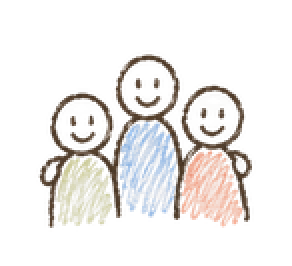
#> input picture images/frag_image_114_1-111.png, 146 x 133 px, given in place of render_desktop_full.png, which was not available (shown 2 times larger)
$ python verify_clean_hero.py
#> lines starting #> are read from the running program, lines starting #| are printed output that depends on the picture; after the words box and inside, x2 and y2 are one past the last pixel; in counts of white or black regions, pixels touching at a corner belong together; pictures that were not available may be replaced by others from this repository, and a replacement may not be noted
"""Проверка ЧИСТОЙ композиции героя (рамка 1:23 + фото 1:24 из сырых ассетов) против рендера."""
from PIL import Image, ImageDraw
import numpy as np

render = Image.open("/home/z/my-project/figma/render_desktop_full.png").convert("RGB")
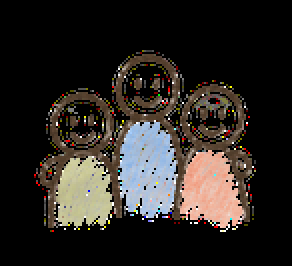
#> render: PIL image 146x133 RGB (shown 2 times larger); mean R, G, B 43.7, 39.2, 35.3

frag = Image.open("/home/z/my-project/public/images/frag_image_84_1-23.png").convert("RGBA")
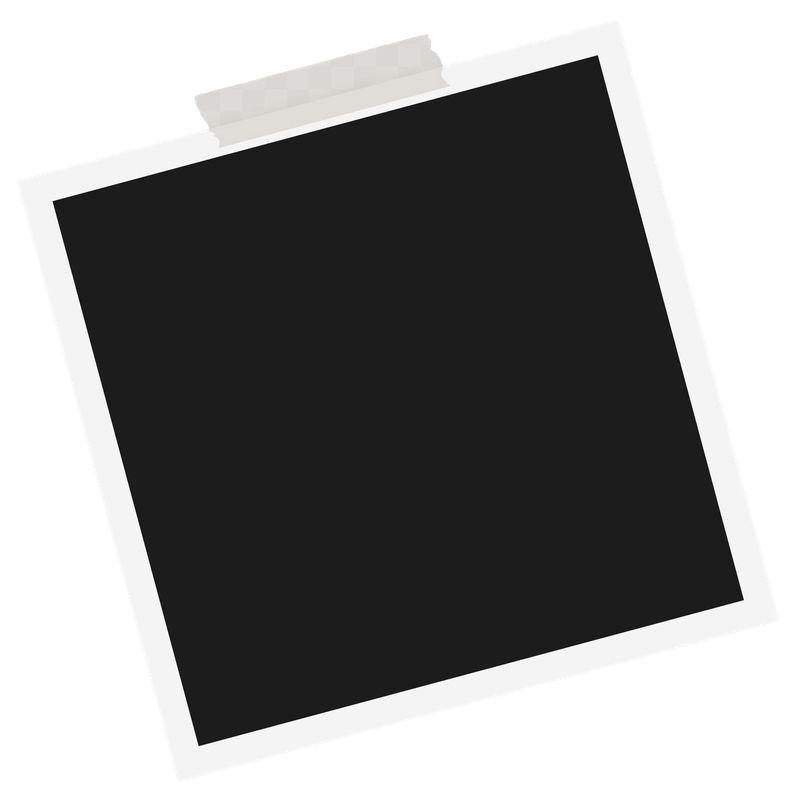
#> input picture images/frag_image_84_1-23.png, 800 x 800 px, found by its file name
#> frag is the input picture: PIL image 800x800 RGBA; mean R, G, B, A 44.7, 44.6, 44.5, 157.2
photo_raw = Image.open("/home/z/my-project/figma/img/общее_фото_1-24.png").convert("RGB")
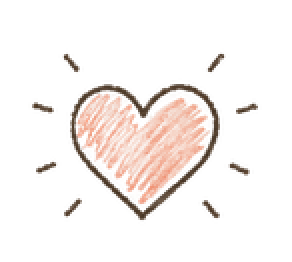
#> input picture images/frag_image_116_1-113.png, 146 x 131 px, given in place of общее_фото_1-24.png, which was not available (shown 2 times larger)
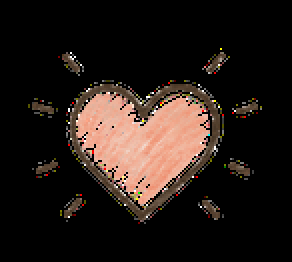
#> photo_raw: PIL image 146x131 RGB (shown 2 times larger); mean R, G, B 37.2, 27.9, 23.5

# --- узел 1:24: регион заливки из imageTransform [[0.6564,0,0.1746],[0,1.0,-0.0002]] ---
iw, ih = photo_raw.size  # 1280x853
#> iw = 146; ih = 131
x0 = int(round(0.1746 * iw)); x1 = int(round((0.1746 + 0.6564) * iw))
#> after `x0 = int(round(0.1746 * iw))`: x0 = 25
#> after `x1 = int(round((0.1746 + 0.6564) * iw))`: x1 = 121
y0 = int(round(0.0002 * ih)); y1 = ih  # v от -0.0002 до 0.9998 -> почти весь
#> after `y0 = int(round(0.0002 * ih))`: y0 = 0
#> after `y1 = ih`: y1 = 131
region = photo_raw.crop((x0, y0, x1, y1))
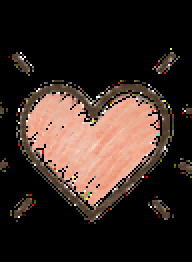
#> region: PIL image 96x131 RGB (shown 2 times larger); mean R, G, B 55.4, 41.6, 35
print("регион фото:", region.size)
#| регион фото: (96, 131)

# собственные размеры узлов (из AABB и угла)
import math
def node_size(bb_w, bb_h, rad):
    c, s = math.cos(rad), math.sin(rad)
    D = c*c - s*s
    w = (bb_w*c - bb_h*s)/D
    h = (bb_h*c - bb_w*s)/D
    return w, h

w23, h23 = node_size(566.1038, 566.4390, 0.09994815)
w24, h24 = node_size(425.1560, 429.8438, 0.15901378)
print(f"1:23 unrotated {w23:.2f}x{h23:.2f}; 1:24 unrotated {w24:.2f}x{h24:.2f}")

ang23 = math.degrees(0.09994815)   # css +5.727
ang24 = math.degrees(0.15901378)   # css -9.109 (figma rotation отрицательный)

frame = frag.resize((int(round(w23)), int(round(h23))), Image.LANCZOS)
frame = frame.rotate(-ang23, expand=True, resample=Image.BICUBIC)  # PIL: минус => css-направление
#> frame: PIL image 567x567 RGBA
photo = region.resize((int(round(w24)), int(round(h24))), Image.LANCZOS)
photo = photo.rotate(-(-ang24), expand=True, resample=Image.BICUBIC).convert("RGBA")
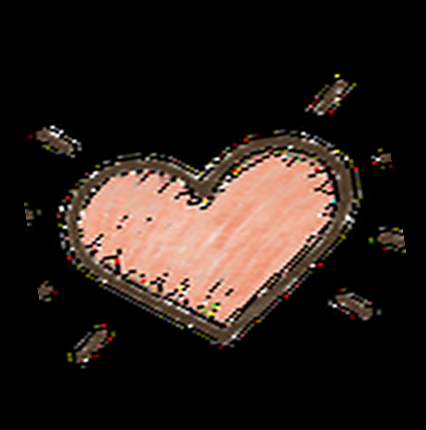
#> photo: PIL image 426x430 RGBA; mean R, G, B, A 42.3, 31.8, 26.8, 255

def paste_center(base, img, cx, cy):
#> called with cx = 954.7, cy = 469.1
    iw2, ih2 = img.size
#> iw2 = 567; ih2 = 567
    base.paste(img, (int(round(cx - iw2/2)), int(round(cy - ih2/2))), img)
    return img.size, (int(round(cx - iw2/2)), int(round(cy - ih2/2)))

comp = render.copy()
s23, p23 = paste_center(comp, frame, 671.60 + 566.10/2, 185.84 + 566.44/2)
#> s23 = (567, 567); p23 = (671, 186)
s24, p24 = paste_center(comp, photo, 742.41 + 425.16/2, 254.00 + 429.84/2)
#> s24 = (426, 430); p24 = (742, 254)

# метрика: пиксели вставленных изображений
comp_a = np.array(comp).astype(int)
ren_a = np.array(render).astype(int)
mask = np.zeros(comp.size[::-1], bool)
def put(mask, img, px, py):
#> called with px = 671, py = 186
    am = np.array(img)[:, :, 3] > 200
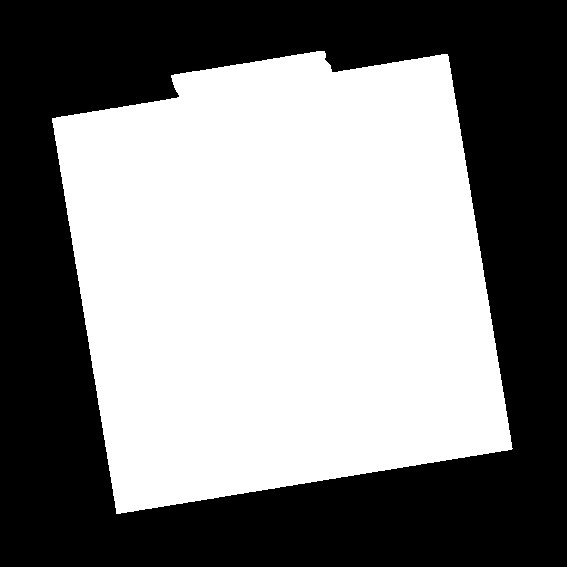
#> am: shape (567, 567) bool; 51.3% white; 1 black region, box (x1, y1, x2, y2) and area: (0, 0, 567, 567) 156712
    h, w = am.shape; H, W = mask.shape
#> after `h, w = am.shape`: h = 567; w = 567
#> after `H, W = mask.shape`: H = 133; W = 146
    xs0, ys0 = max(0, px), max(0, py)
    xs1, ys1 = min(W, px + w), min(H, py + h)
#> xs1 = 146; ys1 = 133
#> (the run stopped early here; a loop or call above may not have finished)
